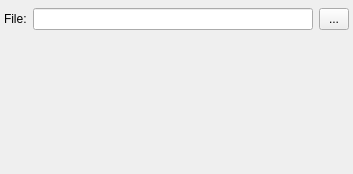
<?xml version="1.0" encoding="UTF-8"?>
<ui version="4.0">
 <class>TextContentSourceWidget</class>
 <widget class="QWidget" name="TextContentSourceWidget">
  <property name="geometry">
   <rect>
    <x>0</x>
    <y>0</y>
    <width>353</width>
    <height>174</height>
   </rect>
  </property>
  <property name="title" stdset="0">
   <string>Text</string>
  </property>
  <property name="id" stdset="0">
   <string>txt</string>
  </property>
  <widget class="QWidget" name="gridLayoutWidget">
   <property name="geometry">
    <rect>
     <x>4</x>
     <y>8</y>
     <width>345</width>
     <height>165</height>
    </rect>
   </property>
   <layout class="QGridLayout" name="gridLayout">
    <item row="0" column="0">
     <widget class="QLabel" name="label">
      <property name="text">
       <string>File:</string>
      </property>
     </widget>
    </item>
    <item row="0" column="1">
     <widget class="QLineEdit" name="lineEditPath">
      <property name="sizePolicy">
       <sizepolicy hsizetype="MinimumExpanding" vsizetype="Preferred">
        <horstretch>0</horstretch>
        <verstretch>0</verstretch>
       </sizepolicy>
      </property>
      <property name="readOnly">
       <bool>true</bool>
      </property>
     </widget>
    </item>
    <item row="0" column="2">
     <widget class="QToolButton" name="btnOpen">
      <property name="sizePolicy">
       <sizepolicy hsizetype="Preferred" vsizetype="Preferred">
        <horstretch>0</horstretch>
        <verstretch>0</verstretch>
       </sizepolicy>
      </property>
      <property name="minimumSize">
       <size>
        <width>30</width>
        <height>0</height>
       </size>
      </property>
      <property name="maximumSize">
       <size>
        <width>30</width>
        <height>16777215</height>
       </size>
      </property>
      <property name="text">
       <string>...</string>
      </property>
     </widget>
    </item>
    <item row="1" column="0" colspan="3">
     <widget class="QLabel" name="lblInfo">
      <property name="sizePolicy">
       <sizepolicy hsizetype="Expanding" vsizetype="Expanding">
        <horstretch>0</horstretch>
        <verstretch>0</verstretch>
       </sizepolicy>
      </property>
      <property name="minimumSize">
       <size>
        <width>0</width>
        <height>135</height>
       </size>
      </property>
      <property name="text">
       <string/>
      </property>
     </widget>
    </item>
   </layout>
  </widget>
 </widget>
 <resources/>
 <connections/>
</ui>
